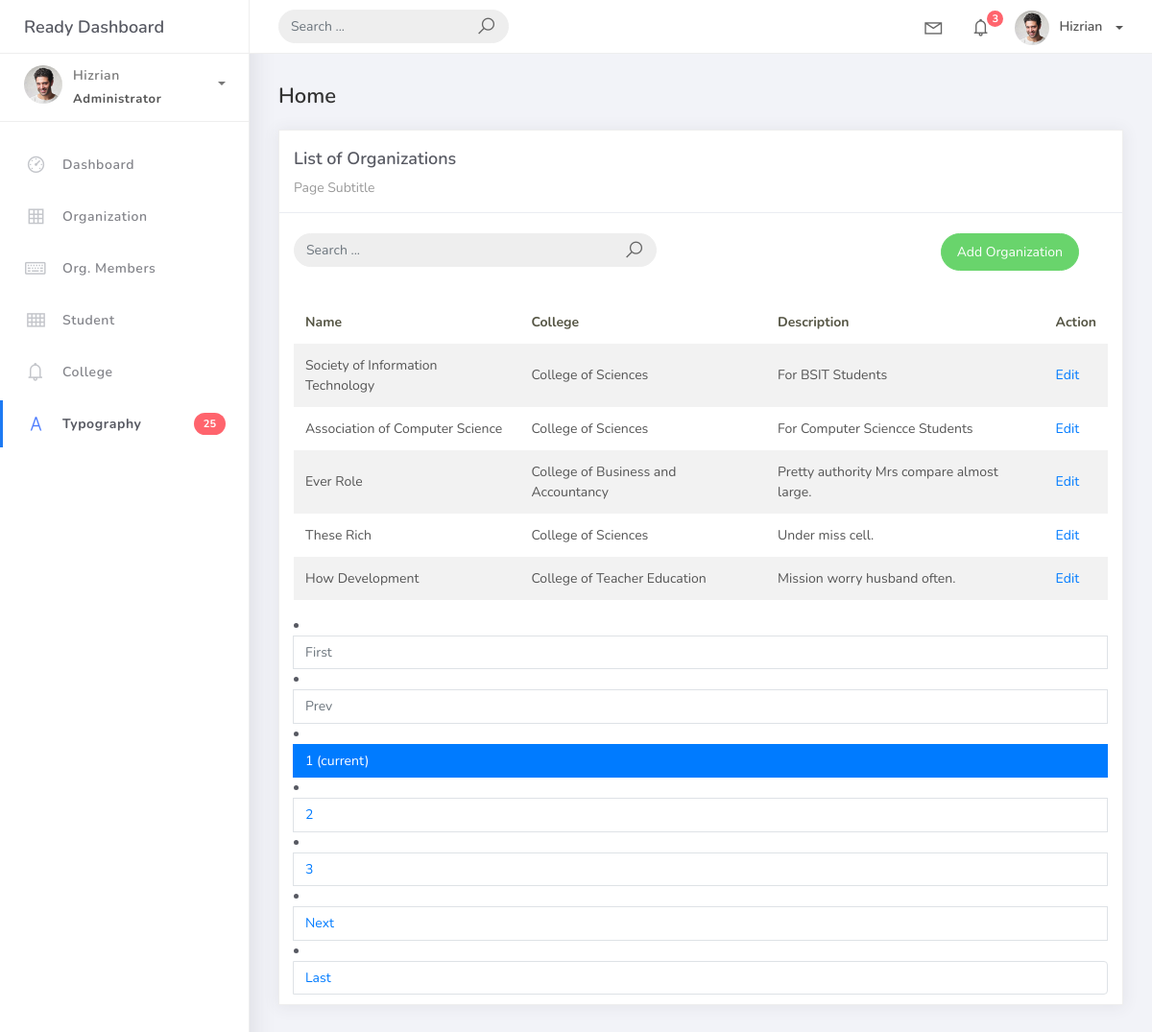
/organization_list, run on an earlier commit of the app's database.
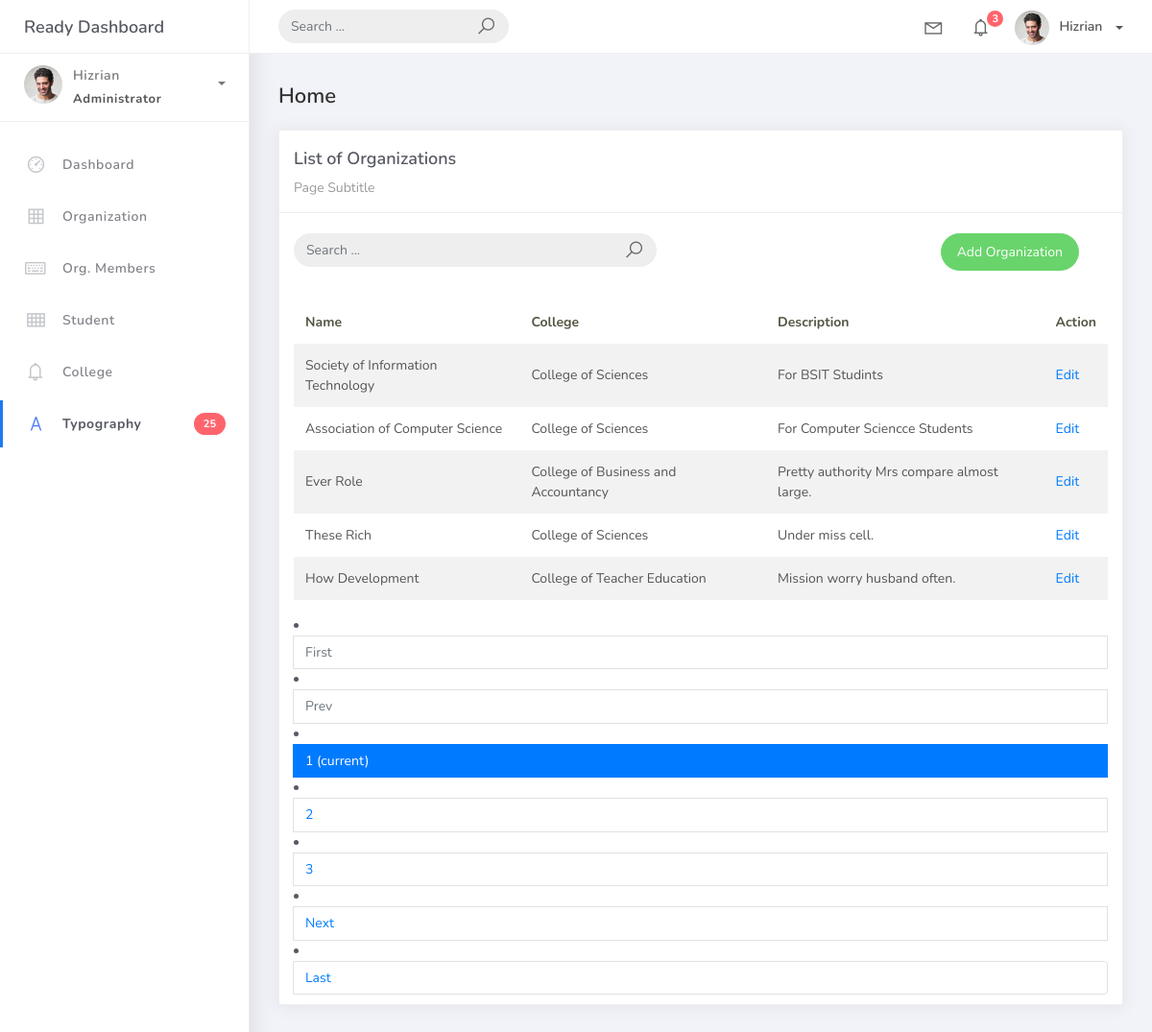
And on a later commit of the database.
### studentorg/models.py (models this page shows, shortened)
class BaseModel(models.Model):
    created_at = models.DateTimeField(auto_now_add=True, db_index=True)
    updated_at = models.DateTimeField(auto_now=True)
    class Meta:
        abstract = True

class Organization(BaseModel):
    name = models.CharField(max_length=250)
    college = models.ForeignKey(College, null=True, blank=True, on_delete=models.CASCADE)
    description = models.CharField(max_length=500)

class College(BaseModel):
        college_name = models.CharField(max_length=150)
        def __str__(self):
            return self.college_name

### studentorg/views.py (the view)
# urls.py: path('organization_list', OrganizationList.as_view(), name='organization-list'),
class OrganizationList(ListView):
    model = Organization
    context_object_name = 'organization'
    template_name = 'org_list.html'
    paginate_by = 5

### Templates/org_list.html
{% extends "base.html" %}
{% load static %}
{% block content %}
<div class="content">
    <div class="container-fluid">
        <h4 class="page-title">Home</h4>
        <div class="row">
            <div class="col-md-12">
                <div class="card">
                    <div class="card-header">
                        <div class="card-title">List of Organizations</div>
                        <div class="card-category">Page Subtitle</div>
                    </div>
<br />
        <div class="col-md-12 row">
         <div class="col-md-6">
          <form class="navbar-left navbar-form nav-search mr-md-3" action="">
           <div class="input-group">
            <input type="text" placeholder="Search ..." class="form-control" />
            <div class="input-group-append">
            <span class="input-group-text">
             <i class="la la-search search-icon"></i>
            </span>
            </div>
           </div>
          </form>
         </div>
         <div class="col-md-6">
          <div class="pull-right">
           <a href="{% url 'organization-add' %}" class="btn btn-success btn-rounded">Add
Organization</a>
         </div>
        </div>
       </div>
                    <div class="card-body">
                        <table class="table table-striped mt-3">
                            <thead>
                                <tr>
                                    <th scope="col">Name</th>
                                    <th scope="col">College</th>
                                    <th scope="col">Description</th>
                                    <th scope="col">Action</th>
                                </tr>
                            </thead>
                            <tbody>
                                {% for object in object_list %}
                                <tr>
                                    <td>{{ object.name }}</td>
                                    <td>{{ object.college }}</td>
                                    <td>{{ object.description }}</td>
                                    <td><a href="organization_list/{{ object.id }}">Edit</a></td>
                                    </tr>
                                {% empty %}
                                <tr>
                                    <td colspan="4" style="text-align: center">
                                      <p class="text-sm font-weight-bold mb-0">No Records Found</p>
                                    </td>
                                </tr>
                                {% endfor %}
                            </tbody>
                        </table>
                        {% include "includes/pagination.html" %}
                    </div>
                </div>
            </div>
        </div>
    </div>
</div>
{% endblock %}

What changed in the data, as far as the page shows it:
changed Organization "Society of Information Technology": description "For BSIT Students" → "For BSIT Studints"
